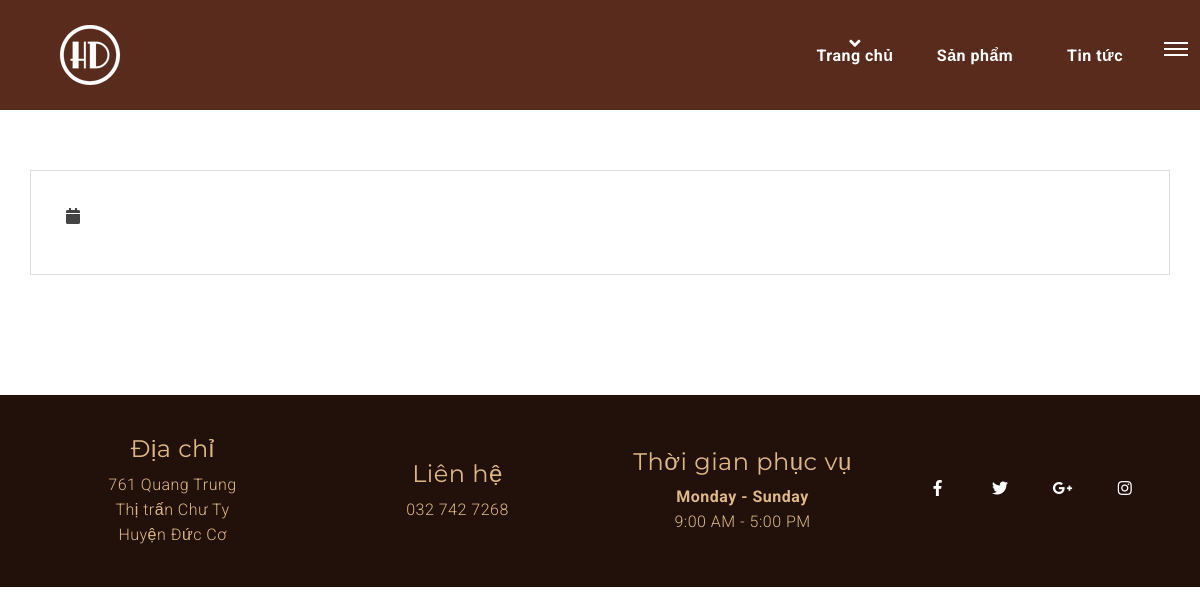
Page /tin-tuc/tuyen-dung-nhan-vien on the earlier database version.
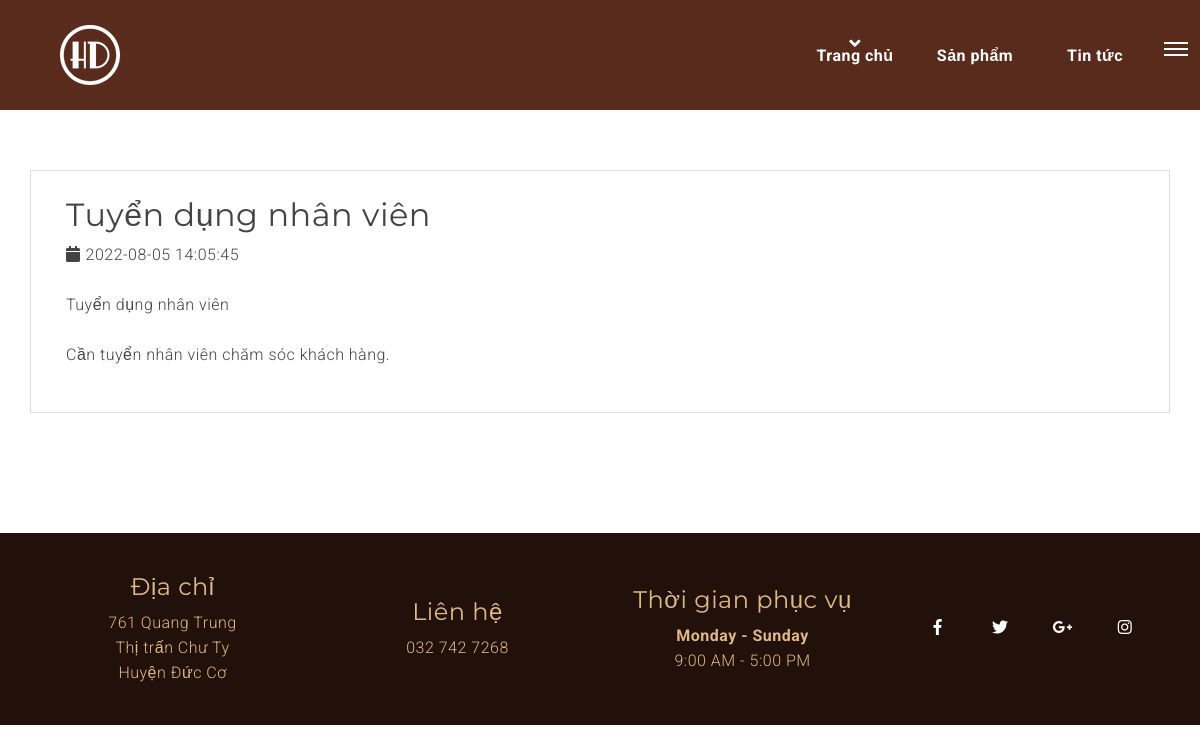
Same page on the later database version.
### tables this page shows
CREATE TABLE `db_content` (
  `id` int(11) NOT NULL,
  `title` varchar(255) NOT NULL,
  `alias` varchar(255) NOT NULL,
  `introtext` mediumtext NOT NULL,
  `fulltext` mediumtext NOT NULL,
  `img` varchar(255) NOT NULL,
  `created` datetime NOT NULL,
  `created_by` varchar(50) NOT NULL,
  `modified` datetime NOT NULL,
  `modified_by` varchar(50) NOT NULL,
  `trash` int(1) NOT NULL DEFAULT 1,
  `status` int(1) NOT NULL DEFAULT 1
);

### application/controllers/Tintuc.php (called while the page is built, shortened)
<?php
class Tintuc extends CI_Controller {
    function __construct() {
        $this->load->model('frontend/Mproduct');
        $this->load->model('frontend/Mcategory');
        $this->load->model('frontend/Mcontent');
		$this->load->model('frontend/Mslider');
        $this->data['com']='tintuc';
    }
	public function detail(){
		$aurl = explode('/', uri_string());
		$link = $aurl[1];
		$row = $this->Mcontent->content_get_detail($link);
		$this->data['row']=$row;
		$this->data['title']=$row['title'];
		$this->data['view']='detail';
		$this->load->view('frontend/components/tintuc/detail',$this->data);
	}
}

### index.php (called while the page is built, shortened)
<?php
require_once BASEPATH.'core/CodeIgniter.php';

### application/models/frontend/Mcontent.php (called while the page is built, shortened)
<?php if ( ! defined('BASEPATH')) exit('No direct script access allowed');
class Mcontent extends CI_Model {
	public function __construct(){
            $this->table = $this->db->dbprefix('content');
    }
    public function content_get_detail($link){
        $this->db->where('status', 1);
        $this->db->where('trash', 1);
        $this->db->where('alias', $link);
        $this->db->limit(1);
        $query = $this->db->get($this->table);
        return $query->row_array();
    }
}

### application/views/frontend/components/tintuc/detail.php (the view, shortened to what the changed rows need)
<!DOCTYPE html>
<html lang="en">
<head>
    <link href="../public/vendor/css/bundle.min.css" rel="stylesheet">
    <link href="../public/vendor/css/owl.carousel.min.css" rel="stylesheet">
    <link rel="stylesheet" href="../public/vendor/css/jquery.fancybox.min.css">
    <link rel="stylesheet" href="../public/vendor/css/swiper.min.css">
    <link rel="stylesheet" href="../public/vendor/css/LineIcons.min.css">
    <link href="../public/coffee/css/line-awesome.min.css" rel="stylesheet">
    <link href="../public/coffee/css/style.css" rel="stylesheet">
    <link href="../public/coffee/css/custom.css" rel="stylesheet">
</head>
<body data-spy="scroll" data-target=".navbar" data-offset="90">
<section id="content">
		<div class="container" style="margin-top:50px; padding: 20px ; border: 1px solid #ddd">
			<div class="col-xs-12 col-sm-12 col-md-12 col-lg-12 product-content" id="list-content">
				<div class="product-wrap" id="info-content">
					<div class="content-ct">
						<div class="fs-ne2-it clearfix" style="padding-top: 5px">
							<div class="fs-ne2-it clearfix">
								<div class="entry-title">
									<h2><?php echo $row['title']; ?></h2>
								</div>
								<ul class="entry-meta clearfix">
									<li><i class="fa fa-calendar" style="margin-right: 5px"></i><?php echo $row['created']; ?></li>
								</ul>
							</div>
							<div class="entry-content">
								<p><?php echo $row['fulltext']; ?></p>
							</div>
						</div>
					</div>
				</div>
			</div>
		</div>
	</section>
</body>
</html>

Differences in the rows shown:
now on this page (row edited): db_content: title "Tuyển dụng nhân viên", created "2022-08-05 14:05:45", fulltext "Tuyển dụng nhân viên Cần tuyển nhân viên chăm sóc khách hàng."
